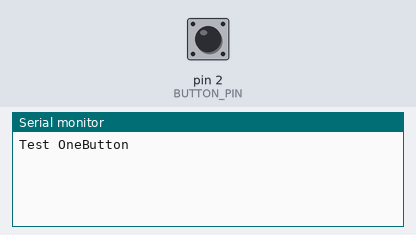
Bench run of a sketch on a simulated Arduino Uno, built with avr-gcc and run on an emulated ATmega328P. Shown: the last lines printed to the serial monitor. The inputs (shaded band) are chosen by the test bench; at power-on: pin 2 (BUTTON_PIN) HIGH.

Above: at 1.2 s.
1.3 s: pin 2 (BUTTON_PIN) pulled LOW for 0.15 s
At 2.6 s:
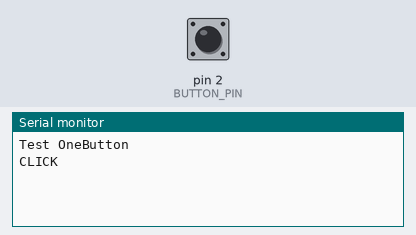
3.3 s: pin 2 (BUTTON_PIN) pulsed LOW 2 times (0.12 s each, 0.3 s apart)
At 4.2 s:
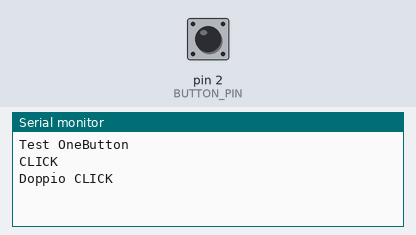

The sketch:

One_Button.ino
```cpp
#include <OneButton.h>

#define BUTTON_PIN 2

  OneButton btn = OneButton(
    BUTTON_PIN,  // Input pin for the button
    true,        // Button is active LOW
    true         // Enable internal pull-up resistor
  );


  void setup() {
    // put your setup code here, to run once:
      Serial.begin(9600);
      Serial.println("Test OneButton");

      btn.attachClick(hello);
      btn.attachDoubleClick(hello2);

  }

  void loop() {
    btn.tick();
  }

  static void hello() {
    Serial.println("CLICK");
  }
  static void hello2() {
    Serial.println("Doppio CLICK");
  }
```

Measured:
- after the input at 1.3 s, the serial monitor: prints a new line after 0.60 s (image 1)
- after the input at 3.3 s, the serial monitor: prints a new line after 0.47 s (image 2)
